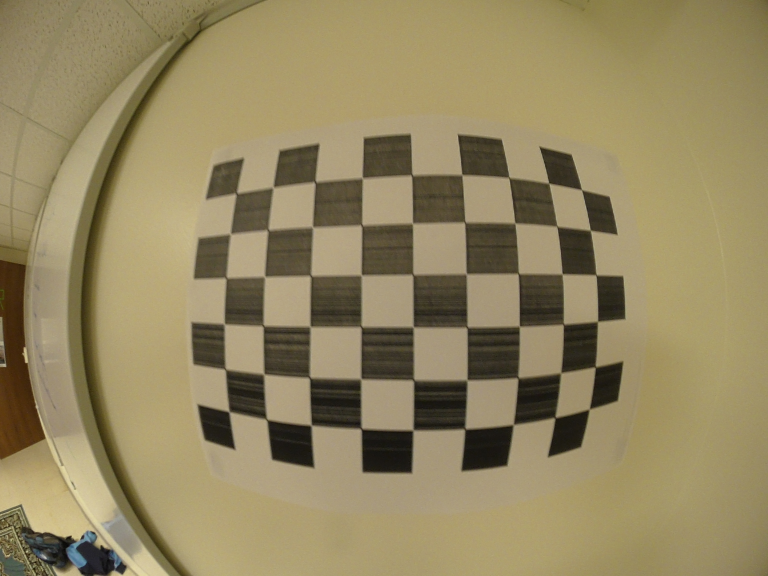
#> input picture app/storage/uncorrected_checker.jpg, 2304 x 1728 px, found by its file name (shown at 1/3 size)
$ python stitch2.py
#> lines starting #> are read from the running program, lines starting #| are printed output that depends on the picture
### app/stitcher/correction/corrector.py
"""
Distortion corrector module for providing functionality to correct a distorted image.
"""
import numpy as np
import cv2

def correct_distortion(image):
    """
    This function corrects the distortion of a radially-distorted
    input image based on pre-determined, hard-coded distortion correction parameters.

    These are calibration parameters derived
    from the radial distortion correction calibration.
    For a new set of parameters, run the calibration in the calibrate folder
    and pull the parameters from the program result.

    RMS: 2.40806793018
    camera matrix:
     [[  6.11968871e+02   0.00000000e+00   1.15939403e+03]
     [  0.00000000e+00   6.03873075e+02   8.71465543e+02]
     [  0.00000000e+00   0.00000000e+00   1.00000000e+00]]
    distortion coefficients:  [-0.13851498  0.01500291 -0.00039581 -0.00014884 -0.00065915]
    [-0.13851498  0.01500291  0.          0.          0.        ]

    """
    # camera_matrix = np.array([[6.11968871e+02,
    #                            0, 1.15939403e+03],
    #                           [0, 6.03873075e+02, 8.71465543e+02], [0, 0, 1]])
    # distortion_coefficients = np.array([-0.13851498, 0.01500291, 0, 0, 0])

    camera_matrix = np.array([[857.48296979,
                               0, 968.06224829],
                              [0, 876.71824265, 556.37145899], [0, 0, 1]])
    distortion_coefficients = np.array([-2.57614020e-01, 8.77086999e-02, 0, 0, 0])

    # Correct the radial distortion
    corrected_image = cv2.undistort(image, camera_matrix, distortion_coefficients)

    return corrected_image

### app/stitcher/stitch2.py
"""
Module for correcting and stitching frames and feeds.
"""

from __future__ import absolute_import, division, print_function
import cv2
import imutils
import numpy as np
from .correction.corrector import correct_distortion

def main():
    """
    Main function of the stitch module. Currently simply corrects a single provided frame.
    """
    frame = cv2.imread("app/storage/uncorrected_checker.jpg")
#> frame is the input picture: shape (1728, 2304, 3); mean B, G, R 96.8, 134.4, 147.5
    correct_single_frame(frame)

def correct_single_frame(frame):
    """
    Function to correct distortion on a single frame/image.
    """
    corrected_frame = correct_distortion(frame)
#> in correct_distortion, `corrected_image = cv2.undistort(image, camera_matrix, distortion_coeff..`:
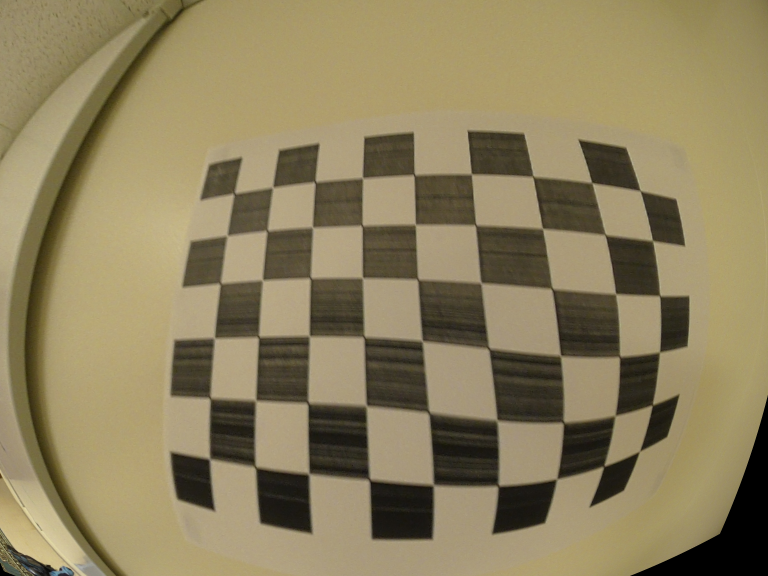
#> corrected_image: shape (1728, 2304, 3) (shown at 1/3 size); mean B, G, R 93.8, 128.7, 141.3
    resized_frame = imutils.resize(frame, 400)
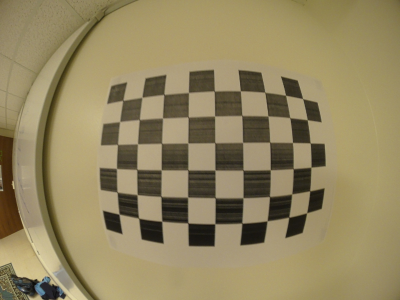
#> resized_frame: shape (300, 400, 3); mean B, G, R 96.8, 134.4, 147.5
    resized_corrected_frame = imutils.resize(corrected_frame, 400)
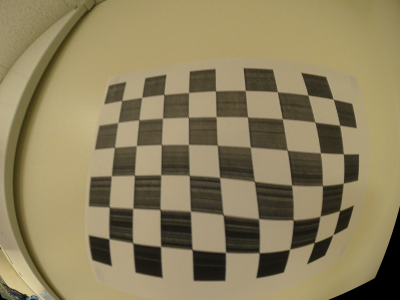
#> resized_corrected_frame: shape (300, 400, 3); mean B, G, R 93.8, 128.7, 141.3
    title = "Corrected Image"
    cv2.imshow("Uncorrected Image", resized_frame)
    cv2.imshow(title, resized_corrected_frame)
    key = cv2.waitKey(0) & 0xFF
#> (key q is pressed here)
    if key == ord("q"):
        print("this happened")
        cv2.destroyAllWindows()
        cv2.waitKey(1)

def cubemap(frame):
    left_half = np.concatenate((frame, frame), axis=1)
    right_half = np.concatenate((frame, frame), axis=1)
    full = np.concatenate((left_half, right_half), axis=1)
    cv2.imshow("Cube Map", full)
    key = cv2.waitKey(0) & 0xFF
    if key == ord("q"):
        cv2.destroyAllWindows()
        cv2.waitKey(1)

if __name__ == "__main__":
    main()
